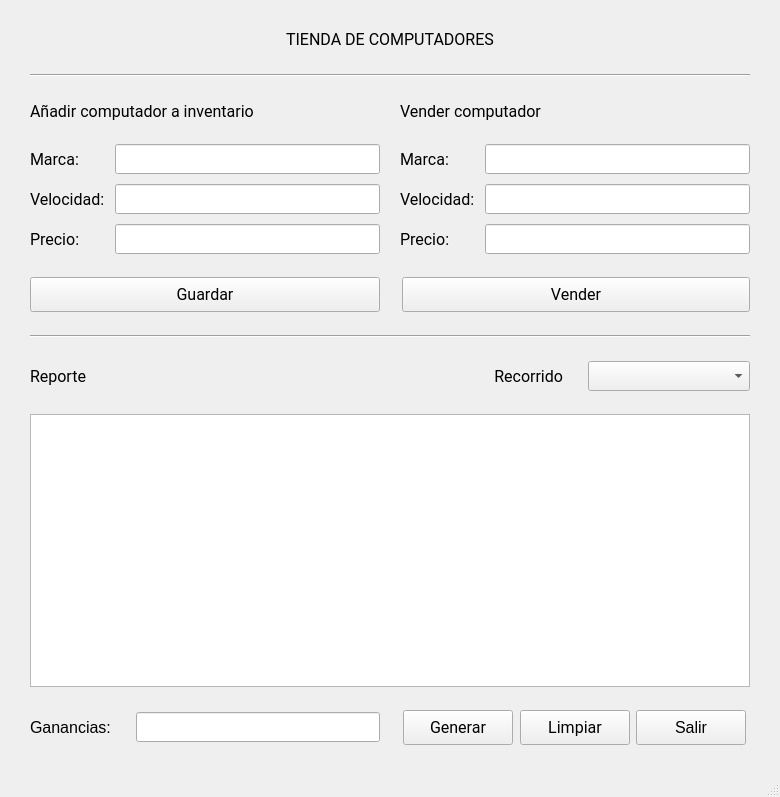
<?xml version="1.0" encoding="UTF-8"?>
<ui version="4.0">
 <class>MainWindow</class>
 <widget class="QMainWindow" name="MainWindow">
  <property name="geometry">
   <rect>
    <x>0</x>
    <y>0</y>
    <width>780</width>
    <height>797</height>
   </rect>
  </property>
  <property name="sizePolicy">
   <sizepolicy hsizetype="Expanding" vsizetype="Expanding">
    <horstretch>0</horstretch>
    <verstretch>0</verstretch>
   </sizepolicy>
  </property>
  <property name="windowTitle">
   <string>MainWindow</string>
  </property>
  <widget class="QWidget" name="widget_central">
   <property name="sizePolicy">
    <sizepolicy hsizetype="Expanding" vsizetype="Expanding">
     <horstretch>0</horstretch>
     <verstretch>0</verstretch>
    </sizepolicy>
   </property>
   <property name="font">
    <font>
     <pointsize>12</pointsize>
     <weight>50</weight>
     <bold>false</bold>
    </font>
   </property>
   <layout class="QVBoxLayout" name="verticalLayout">
    <property name="spacing">
     <number>25</number>
    </property>
    <property name="leftMargin">
     <number>30</number>
    </property>
    <property name="topMargin">
     <number>30</number>
    </property>
    <property name="rightMargin">
     <number>30</number>
    </property>
    <property name="bottomMargin">
     <number>30</number>
    </property>
    <item>
     <widget class="QLabel" name="label_10">
      <property name="font">
       <font>
        <family>Roboto</family>
        <pointsize>12</pointsize>
        <weight>50</weight>
        <bold>false</bold>
       </font>
      </property>
      <property name="layoutDirection">
       <enum>Qt::LeftToRight</enum>
      </property>
      <property name="text">
       <string>TIENDA DE COMPUTADORES</string>
      </property>
      <property name="alignment">
       <set>Qt::AlignCenter</set>
      </property>
      <property name="wordWrap">
       <bool>false</bool>
      </property>
     </widget>
    </item>
    <item>
     <widget class="Line" name="line">
      <property name="font">
       <font>
        <pointsize>12</pointsize>
        <weight>50</weight>
        <bold>false</bold>
       </font>
      </property>
      <property name="orientation">
       <enum>Qt::Horizontal</enum>
      </property>
     </widget>
    </item>
    <item>
     <layout class="QGridLayout" name="gridLayout">
      <property name="horizontalSpacing">
       <number>20</number>
      </property>
      <property name="verticalSpacing">
       <number>23</number>
      </property>
      <item row="0" column="0">
       <widget class="QLabel" name="label_4">
        <property name="font">
         <font>
          <family>Roboto</family>
          <pointsize>12</pointsize>
          <weight>50</weight>
          <bold>false</bold>
         </font>
        </property>
        <property name="text">
         <string>Añadir computador a inventario</string>
        </property>
       </widget>
      </item>
      <item row="0" column="1">
       <widget class="QLabel" name="label_5">
        <property name="font">
         <font>
          <family>Roboto</family>
          <pointsize>12</pointsize>
          <weight>50</weight>
          <bold>false</bold>
         </font>
        </property>
        <property name="text">
         <string>Vender computador</string>
        </property>
       </widget>
      </item>
      <item row="2" column="0" alignment="Qt::AlignRight">
       <widget class="QPushButton" name="btnGuardar">
        <property name="sizePolicy">
         <sizepolicy hsizetype="Fixed" vsizetype="Fixed">
          <horstretch>0</horstretch>
          <verstretch>0</verstretch>
         </sizepolicy>
        </property>
        <property name="minimumSize">
         <size>
          <width>350</width>
          <height>35</height>
         </size>
        </property>
        <property name="maximumSize">
         <size>
          <width>350</width>
          <height>16777215</height>
         </size>
        </property>
        <property name="font">
         <font>
          <family>Roboto</family>
          <pointsize>12</pointsize>
          <weight>50</weight>
          <bold>false</bold>
         </font>
        </property>
        <property name="layoutDirection">
         <enum>Qt::LeftToRight</enum>
        </property>
        <property name="text">
         <string>Guardar</string>
        </property>
        <property name="flat">
         <bool>false</bool>
        </property>
       </widget>
      </item>
      <item row="2" column="1" alignment="Qt::AlignRight|Qt::AlignVCenter">
       <widget class="QPushButton" name="btnVender">
        <property name="sizePolicy">
         <sizepolicy hsizetype="Fixed" vsizetype="Fixed">
          <horstretch>0</horstretch>
          <verstretch>0</verstretch>
         </sizepolicy>
        </property>
        <property name="minimumSize">
         <size>
          <width>348</width>
          <height>35</height>
         </size>
        </property>
        <property name="maximumSize">
         <size>
          <width>75</width>
          <height>16777215</height>
         </size>
        </property>
        <property name="font">
         <font>
          <family>Roboto</family>
          <pointsize>12</pointsize>
          <weight>50</weight>
          <bold>false</bold>
         </font>
        </property>
        <property name="text">
         <string>Vender</string>
        </property>
       </widget>
      </item>
      <item row="4" column="0">
       <widget class="QLabel" name="label_9">
        <property name="font">
         <font>
          <family>Roboto</family>
          <pointsize>12</pointsize>
          <weight>50</weight>
          <bold>false</bold>
         </font>
        </property>
        <property name="text">
         <string>Reporte</string>
        </property>
       </widget>
      </item>
      <item row="5" column="0" colspan="2">
       <widget class="QTextEdit" name="txaReporte">
        <property name="font">
         <font>
          <family>Roboto</family>
          <pointsize>12</pointsize>
          <weight>50</weight>
          <bold>false</bold>
         </font>
        </property>
       </widget>
      </item>
      <item row="1" column="1">
       <layout class="QFormLayout" name="formLayout_2">
        <property name="horizontalSpacing">
         <number>10</number>
        </property>
        <property name="verticalSpacing">
         <number>10</number>
        </property>
        <item row="0" column="0">
         <widget class="QLabel" name="label_6">
          <property name="font">
           <font>
            <family>Roboto</family>
            <pointsize>12</pointsize>
            <weight>50</weight>
            <bold>false</bold>
           </font>
          </property>
          <property name="text">
           <string>Marca:</string>
          </property>
         </widget>
        </item>
        <item row="0" column="1">
         <widget class="QLineEdit" name="txfVenderMarca">
          <property name="minimumSize">
           <size>
            <width>0</width>
            <height>30</height>
           </size>
          </property>
          <property name="font">
           <font>
            <family>Roboto</family>
            <pointsize>12</pointsize>
            <weight>50</weight>
            <bold>false</bold>
           </font>
          </property>
         </widget>
        </item>
        <item row="1" column="0">
         <widget class="QLabel" name="label_7">
          <property name="font">
           <font>
            <family>Roboto</family>
            <pointsize>12</pointsize>
            <weight>50</weight>
            <bold>false</bold>
           </font>
          </property>
          <property name="text">
           <string>Velocidad:</string>
          </property>
         </widget>
        </item>
        <item row="1" column="1">
         <widget class="QLineEdit" name="txfVenderVel">
          <property name="minimumSize">
           <size>
            <width>0</width>
            <height>30</height>
           </size>
          </property>
          <property name="font">
           <font>
            <family>Roboto</family>
            <pointsize>12</pointsize>
            <weight>50</weight>
            <bold>false</bold>
           </font>
          </property>
         </widget>
        </item>
        <item row="2" column="0">
         <widget class="QLabel" name="label_8">
          <property name="font">
           <font>
            <family>Roboto</family>
            <pointsize>12</pointsize>
            <weight>50</weight>
            <bold>false</bold>
           </font>
          </property>
          <property name="text">
           <string>Precio:</string>
          </property>
         </widget>
        </item>
        <item row="2" column="1">
         <widget class="QLineEdit" name="txfVenderPrecio">
          <property name="minimumSize">
           <size>
            <width>0</width>
            <height>30</height>
           </size>
          </property>
          <property name="font">
           <font>
            <family>Roboto</family>
            <pointsize>12</pointsize>
            <weight>50</weight>
            <bold>false</bold>
           </font>
          </property>
         </widget>
        </item>
       </layout>
      </item>
      <item row="6" column="1">
       <layout class="QHBoxLayout" name="horizontalLayout">
        <property name="spacing">
         <number>0</number>
        </property>
        <item alignment="Qt::AlignHCenter">
         <widget class="QPushButton" name="btnGenerar">
          <property name="sizePolicy">
           <sizepolicy hsizetype="Fixed" vsizetype="Fixed">
            <horstretch>0</horstretch>
            <verstretch>0</verstretch>
           </sizepolicy>
          </property>
          <property name="minimumSize">
           <size>
            <width>110</width>
            <height>35</height>
           </size>
          </property>
          <property name="maximumSize">
           <size>
            <width>170</width>
            <height>16777215</height>
           </size>
          </property>
          <property name="font">
           <font>
            <family>Roboto</family>
            <pointsize>12</pointsize>
            <weight>50</weight>
            <bold>false</bold>
           </font>
          </property>
          <property name="contextMenuPolicy">
           <enum>Qt::CustomContextMenu</enum>
          </property>
          <property name="text">
           <string>Generar</string>
          </property>
         </widget>
        </item>
        <item alignment="Qt::AlignHCenter|Qt::AlignVCenter">
         <widget class="QPushButton" name="btnLimpiar">
          <property name="sizePolicy">
           <sizepolicy hsizetype="Fixed" vsizetype="Fixed">
            <horstretch>0</horstretch>
            <verstretch>0</verstretch>
           </sizepolicy>
          </property>
          <property name="minimumSize">
           <size>
            <width>110</width>
            <height>35</height>
           </size>
          </property>
          <property name="maximumSize">
           <size>
            <width>170</width>
            <height>16777215</height>
           </size>
          </property>
          <property name="font">
           <font>
            <family>Roboto</family>
            <pointsize>12</pointsize>
            <weight>50</weight>
            <bold>false</bold>
           </font>
          </property>
          <property name="text">
           <string>Limpiar</string>
          </property>
         </widget>
        </item>
        <item alignment="Qt::AlignHCenter">
         <widget class="QPushButton" name="btnSalir">
          <property name="sizePolicy">
           <sizepolicy hsizetype="Fixed" vsizetype="Fixed">
            <horstretch>0</horstretch>
            <verstretch>0</verstretch>
           </sizepolicy>
          </property>
          <property name="minimumSize">
           <size>
            <width>110</width>
            <height>35</height>
           </size>
          </property>
          <property name="maximumSize">
           <size>
            <width>170</width>
            <height>16777215</height>
           </size>
          </property>
          <property name="text">
           <string>Salir</string>
          </property>
         </widget>
        </item>
       </layout>
      </item>
      <item row="4" column="1">
       <layout class="QHBoxLayout" name="horizontalLayout_2">
        <property name="spacing">
         <number>25</number>
        </property>
        <item>
         <widget class="QLabel" name="label_11">
          <property name="font">
           <font>
            <family>Roboto</family>
            <pointsize>12</pointsize>
            <weight>50</weight>
            <bold>false</bold>
           </font>
          </property>
          <property name="text">
           <string>Recorrido</string>
          </property>
          <property name="alignment">
           <set>Qt::AlignRight|Qt::AlignTrailing|Qt::AlignVCenter</set>
          </property>
         </widget>
        </item>
        <item>
         <widget class="QComboBox" name="cbxRecorrido">
          <property name="minimumSize">
           <size>
            <width>0</width>
            <height>30</height>
           </size>
          </property>
          <property name="maximumSize">
           <size>
            <width>200</width>
            <height>16777215</height>
           </size>
          </property>
          <property name="font">
           <font>
            <family>Roboto</family>
            <pointsize>12</pointsize>
            <weight>50</weight>
            <bold>false</bold>
           </font>
          </property>
         </widget>
        </item>
       </layout>
      </item>
      <item row="1" column="0">
       <layout class="QFormLayout" name="formLayout">
        <property name="horizontalSpacing">
         <number>10</number>
        </property>
        <property name="verticalSpacing">
         <number>10</number>
        </property>
        <item row="0" column="0">
         <widget class="QLabel" name="label">
          <property name="font">
           <font>
            <family>Roboto</family>
            <pointsize>12</pointsize>
            <weight>50</weight>
            <bold>false</bold>
           </font>
          </property>
          <property name="text">
           <string>Marca:</string>
          </property>
         </widget>
        </item>
        <item row="0" column="1">
         <widget class="QLineEdit" name="txfAnadirMarca">
          <property name="sizePolicy">
           <sizepolicy hsizetype="Expanding" vsizetype="Fixed">
            <horstretch>0</horstretch>
            <verstretch>0</verstretch>
           </sizepolicy>
          </property>
          <property name="minimumSize">
           <size>
            <width>0</width>
            <height>30</height>
           </size>
          </property>
          <property name="font">
           <font>
            <family>Roboto</family>
            <pointsize>12</pointsize>
            <weight>50</weight>
            <bold>false</bold>
           </font>
          </property>
         </widget>
        </item>
        <item row="1" column="0">
         <widget class="QLabel" name="label_2">
          <property name="font">
           <font>
            <family>Roboto</family>
            <pointsize>12</pointsize>
            <weight>50</weight>
            <bold>false</bold>
           </font>
          </property>
          <property name="text">
           <string>Velocidad:</string>
          </property>
         </widget>
        </item>
        <item row="1" column="1">
         <widget class="QLineEdit" name="txfAnadirVel">
          <property name="minimumSize">
           <size>
            <width>0</width>
            <height>30</height>
           </size>
          </property>
          <property name="font">
           <font>
            <family>Roboto</family>
            <pointsize>12</pointsize>
            <weight>50</weight>
            <bold>false</bold>
           </font>
          </property>
         </widget>
        </item>
        <item row="2" column="0">
         <widget class="QLabel" name="label_3">
          <property name="font">
           <font>
            <family>Roboto</family>
            <pointsize>12</pointsize>
            <weight>50</weight>
            <bold>false</bold>
           </font>
          </property>
          <property name="text">
           <string>Precio:</string>
          </property>
         </widget>
        </item>
        <item row="2" column="1">
         <widget class="QLineEdit" name="txfAnadirPrecio">
          <property name="minimumSize">
           <size>
            <width>0</width>
            <height>30</height>
           </size>
          </property>
          <property name="font">
           <font>
            <family>Roboto</family>
            <pointsize>12</pointsize>
            <weight>50</weight>
            <bold>false</bold>
           </font>
          </property>
         </widget>
        </item>
       </layout>
      </item>
      <item row="6" column="0">
       <layout class="QHBoxLayout" name="horizontalLayout_3">
        <property name="spacing">
         <number>25</number>
        </property>
        <item>
         <widget class="QLabel" name="label_12">
          <property name="text">
           <string>Ganancias:</string>
          </property>
         </widget>
        </item>
        <item>
         <widget class="QLineEdit" name="txfGanancias">
          <property name="minimumSize">
           <size>
            <width>0</width>
            <height>30</height>
           </size>
          </property>
         </widget>
        </item>
       </layout>
      </item>
      <item row="3" column="0" colspan="2">
       <widget class="Line" name="line_2">
        <property name="orientation">
         <enum>Qt::Horizontal</enum>
        </property>
       </widget>
      </item>
     </layout>
    </item>
   </layout>
  </widget>
  <widget class="QMenuBar" name="menubar">
   <property name="geometry">
    <rect>
     <x>0</x>
     <y>0</y>
     <width>780</width>
     <height>21</height>
    </rect>
   </property>
  </widget>
  <widget class="QStatusBar" name="statusbar"/>
 </widget>
 <resources/>
 <connections/>
</ui>
